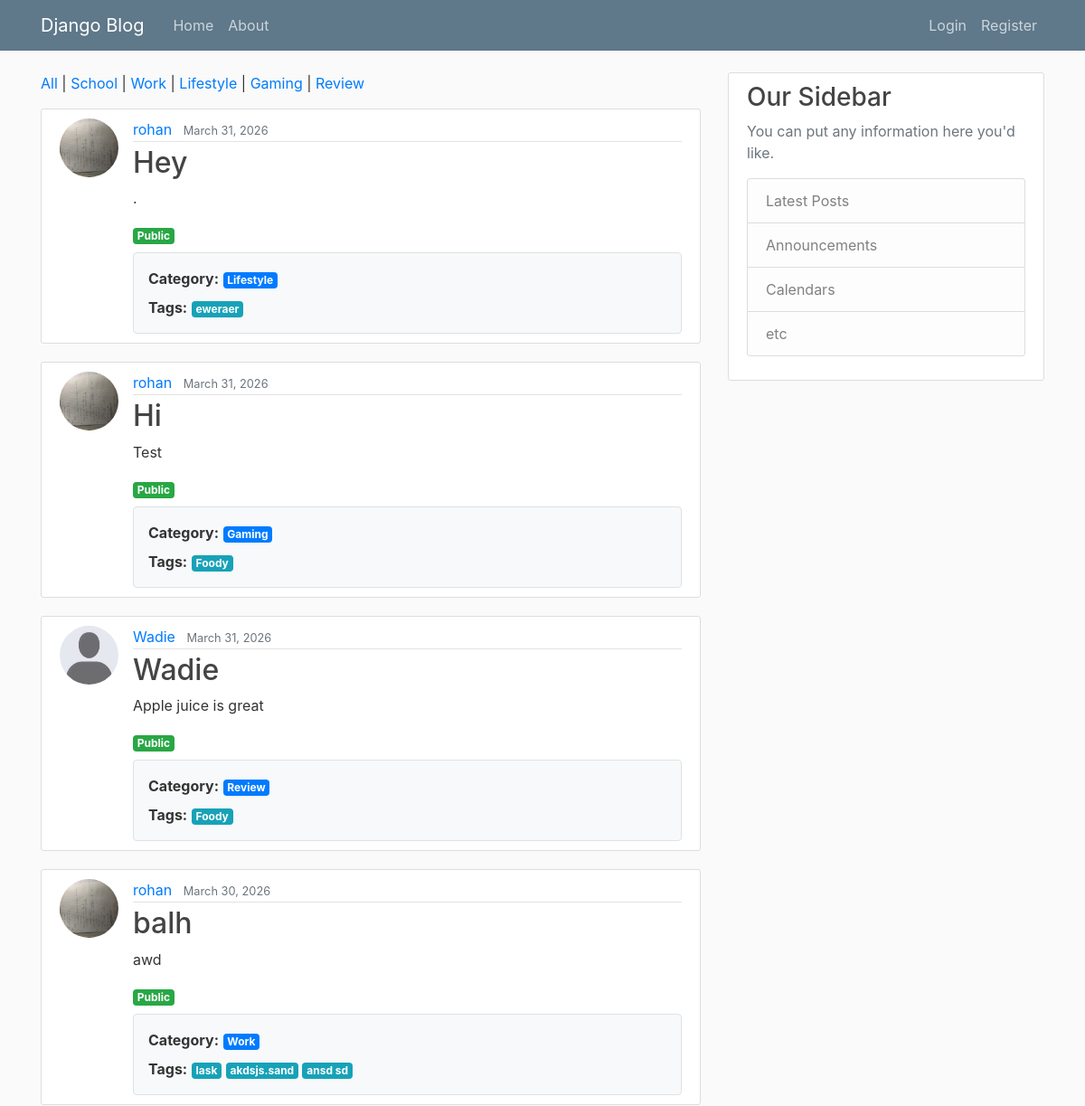
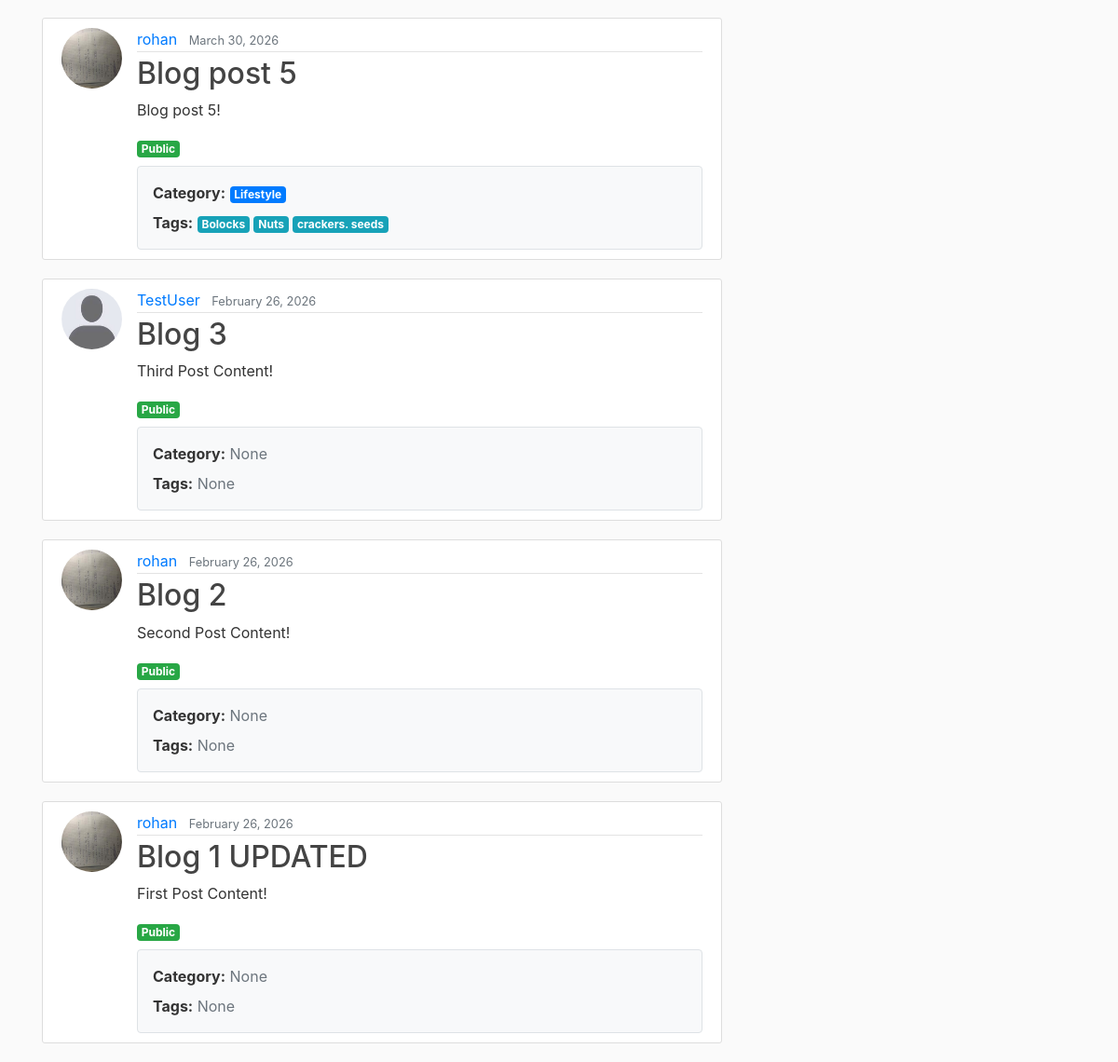
The page / on the database its author committed (2 pictures, top to bottom).
### blog/models.py (models this page shows, shortened)
class Category(models.Model):
    name = models.CharField(max_length=50, unique=True) # Name of the category (e.g. School)
    slug = models.SlugField(unique=True, blank=True) # (slugs ensuring that special characters in categories or tags do not break the website's URL structure) URL-friendly version of the name

class Post(models.Model):
    title = models.CharField(max_length=100) # title character field attributes
    content = models.TextField() # unrestricted text
    date_posted = models.DateTimeField(default=timezone.now) # sets the date of the post, though is changeable
    author = models.ForeignKey(User, on_delete=models.CASCADE) # One-to-many relationship, one user, many posts. If a user is deleted then all posts are deleted
    is_private = models.BooleanField(default=False)  # private post flag
    category = models.ForeignKey(
        Category,
        on_delete=models.SET_NULL,
        null=True,
        blank=True,
        related_name='posts'
    )
    tags = models.ManyToManyField(
        Tag,
        blank=True,
        related_name='posts'
    )

class Tag(models.Model):
    name = models.CharField(max_length=30, unique=True) # Tag name entered by user
    slug = models.SlugField(unique=True, blank=True) # Clean URL version

### users/models.py (models this page shows, shortened)
class Profile(models.Model):
    user = models.OneToOneField(User, on_delete=models.CASCADE)
    image = models.ImageField(default='profile_pics/default.jpg', upload_to='profile_pics')
    about_me = models.TextField(blank=True, default='')  # short bio box

### blog/views.py (the view)
# urls.py: path('', PostListView.as_view(), name='blog-home'),
class PostListView(ListView):
    model = Post
    template_name = 'blog/home.html'  # <app>/<model>_<viewtype>.html
    context_object_name = 'posts'
    ordering = ['-date_posted']
    def get_queryset(self):
        queryset = super().get_queryset()
        if self.request.user.is_authenticated:
            from django.db.models import Q
            queryset = queryset.filter(Q(is_private=False) | Q(author=self.request.user))
        else:
            queryset = queryset.filter(is_private=False)
        category = self.request.GET.get('category')
        tag = self.request.GET.get('tag')
        if category:
            queryset = queryset.filter(category__slug=category)
        if tag:
            queryset = queryset.filter(tags__slug=tag)
        return queryset
    def get_context_data(self, **kwargs):
        context = super().get_context_data(**kwargs)
        context['categories'] = Category.objects.all()
        return context

### blog/templates/blog/home.html
{% extends "base/base.html" %}
{% block content %}
<div class="mb-3">
  <a href="{% url 'blog-home' %}">All</a>
  {% for category in categories %}
    | <a href="?category={{ category.slug }}">{{ category.name }}</a>
  {% endfor %}
</div>
{% for post in posts %}
<article class="media content-section">
    <img class="rounded-circle article-img" src="{{ post.author.profile.image.url }}">
    <div class="media-body">
        <div class="article-metadata">
            <a class="mr-2" href="{% url 'public-profile' post.author.username %}">{{ post.author.username }}</a>
            <small class="text-muted">{{ post.date_posted|date:"F d, Y" }}</small>
        </div>
        <h2>
            <a class="article-title" href="{% url 'post-detail' post.id %}">{{ post.title }}</a>
        </h2>
        <p class="article-content">{{ post.content }}</p>
        <p class="mb-2">
            {% if post.is_private %}
                <span class="badge badge-secondary">Private</span>
            {% else %}
                <span class="badge badge-success">Public</span>
            {% endif %}
        </p>
        <div class="border rounded p-3 mt-2 bg-light">
            <p class="mb-2">
                <strong>Category:</strong>
                {% if post.category %}
                    <span class="badge badge-primary">{{ post.category.name }}</span>
                {% else %}
                    <span class="text-muted">None</span>
                {% endif %}
            </p>
            <p class="mb-0">
                <strong>Tags:</strong>
                {% for tag in post.tags.all %}
                    <span class="badge badge-info">{{ tag.name }}</span>{% if not forloop.last %} {% endif %}
                {% empty %}
                    <span class="text-muted">None</span>
                {% endfor %}
            </p>
        </div>
    </div>
</article>
{% endfor %}
{% endblock content %}

### blog/static/blog/main.css (style rules this page uses)
body { background: #fafafa; color: #333333; margin-top: 5rem; }
h1, h2, h3, h4, h5, h6 { color: #444444; }
.content-section { background: #ffffff; padding: 10px 20px; border: 1px solid #dddddd; border-radius: 3px; margin-bottom: 20px; }
.article-title { color: #444444; }
.article-content { white-space: pre-line; }
.article-img { height: 65px; width: 65px; margin-right: 16px; }
.article-metadata { padding-bottom: 1px; margin-bottom: 4px; border-bottom: 1px solid #e3e3e3 }

### rows shown on the page
Category: name "School"
Category: name "Work"
Category: name "Lifestyle"
Category: name "Gaming"
Category: name "Review"
Post: author.profile.image (picture), author.username "rohan", date_posted "March 31, 2026", title "Hey", content ".", is_private "Public", category.name "Lifestyle"
Tag: name "eweraer"
Post: author.profile.image (picture), author.username "rohan", date_posted "March 31, 2026", title "Hi", content "Test", is_private "Public", category.name "Gaming"
Tag: name "Foody"
Post: author.profile.image (placeholder picture), author.username "Wadie", date_posted "March 31, 2026", title "Wadie", content "Apple juice is great", is_private "Public", category.name "Review"
Post: author.profile.image (picture), author.username "rohan", date_posted "March 30, 2026", title "balh", content "awd", is_private "Public", category.name "Work"
Tag: name "lask"
Tag: name "akdsjs.sand"
Tag: name "ansd sd"
Post: author.profile.image (picture), author.username "rohan", date_posted "March 30, 2026", title "Blog post 5", content "Blog post 5!", is_private "Public", category.name "Lifestyle"
Tag: name "Bolocks"
Tag: name "Nuts"
Tag: name "crackers. seeds"
Post: author.profile.image (placeholder picture), author.username "TestUser", date_posted "February 26, 2026", title "Blog 3", content "Third Post Content!", is_private "Public", shows "None"
Post: author.profile.image (picture), author.username "rohan", date_posted "February 26, 2026", title "Blog 2", content "Second Post Content!", is_private "Public", shows "None"
Post: author.profile.image (picture), author.username "rohan", date_posted "February 26, 2026", title "Blog 1 UPDATED", content "First Post Content!", is_private "Public", shows "None"
